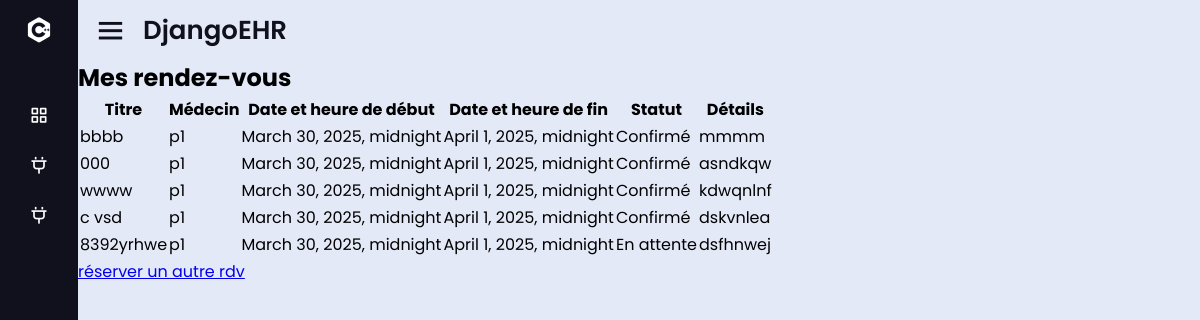
Page /appointments/ (signed in) on the earlier database version.
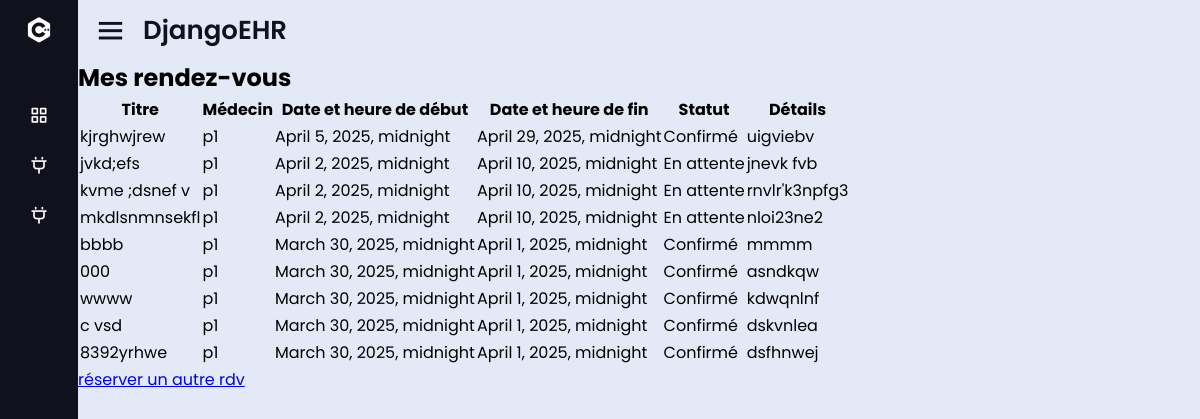
Same page on the later database version.
### patient/models.py (models this page shows, shortened)
class Appointment(models.Model):
    patient = models.ForeignKey(Patient, on_delete=models.CASCADE)
    doctor = models.ForeignKey(Doctor, on_delete=models.CASCADE)
    title = models.CharField(max_length=100)
    statut = models.CharField(max_length=20, choices=[('en_attente', 'En attente'), ('confirme', 'Confirmé'), ('annule', 'Annulé')], default='en_attente')
    start_datetime = models.DateTimeField()
    end_datetime = models.DateTimeField()
    detail = models.TextField()
    hospital = models.ForeignKey(Hospital, on_delete=models.CASCADE)
    statut = models.CharField(
    max_length=20,
    choices=[
        ('en_attente', 'En attente'),
        ('confirme', 'Confirmé'),
        ('refuse', 'Refusé')
    ],
    default='en_attente'
    )

class Doctor(models.Model):
    user = models.OneToOneField(User, on_delete=models.CASCADE, null=True, blank=True)
    SPECIALISATIONS = [
        ('generaliste', 'Généraliste'),
        ('radiologue', 'Radiologue'),
        ('laborantin', 'Laborantin'),
        ('cardiologue', 'Cardiologue'),
        ('dermatologue', 'Dermatologue'),
        ('endocrinologue', 'Endocrinologue'),
        ('gastroenterologue', 'Gastro-entérologue'),
        ('gynecologue', 'Gynécologue'),
        ('neurologue', 'Neurologue'),
        ('ophtalmologue', 'Ophtalmologue'),
        ('orthopediste', 'Orthopédiste'),
        ('otorhinolaryngologiste', 'ORL (Oto-rhino-laryngologiste)'),
        ('pediatre', 'Pédiatre'),
        ('psychiatre', 'Psychiatre'),
        ('pneumologue', 'Pneumologue'),
        ('rhumatologue', 'Rhumatologue'),
        ('urologue', 'Urologue'),
        ('anesthesiste', 'Anesthésiste'),
        ('oncologue', 'Oncologue'),
        ('hematologue', 'Hématologue'),
        ('medecin_du_travail', 'Médecin du Travail'),
        ('medecin_urgentiste', 'Médecin Urgentiste'),
    ]
    specialization = models.CharField(max_length=100, choices=SPECIALISATIONS, default='generaliste')
    name = models.CharField(max_length=100, null=True, blank=True)
    gender = models.CharField(max_length=100, null=True, blank=True)
    license_number = models.CharField(max_length=50, null=True, blank=True)
    contact_number = models.CharField(max_length=20, null=True, blank=True)
    bio = models.TextField(null=True, blank=True)
    hospital = models.OneToOneField(Hospital, on_delete=models.CASCADE, null=True, blank=True)

### patient/views.py (the view)
# urls.py: path('appointments/', views.patient_appointments, name='patient_appointments'),
@login_required
def patient_appointments(request):
    user = request.user
    try:
        patient = Patient.objects.get(user=user)
    except Patient.DoesNotExist:
        return redirect('profile')  # Redirige vers le profil si l'utilisateur n'est pas un patient
    appointments = Appointment.objects.filter(patient=patient).order_by('-start_datetime')
    return render(request, 'patient/appointments.html', {'appointments': appointments})

### patient/templates/patient/appointments.html (shortened to what this page needs)
{% extends "patient/base.html" %}
{%load static%}
{% block content %}
{% load crispy_forms_tags %}
<head>
</head>
<body>
    <h1>Mes rendez-vous</h1>
    <table>
        <thead>
            <tr>
                <th>Titre</th>
                <th>Médecin</th>
                <th>Date et heure de début</th>
                <th>Date et heure de fin</th>
                <th>Statut</th>
                <th>Détails</th>
            </tr>
        </thead>
        <tbody>
            {% for appointment in appointments %}
            <tr>
                <td>{{ appointment.title }}</td>
                <td>{{ appointment.doctor.user.username }}</td>
                <td>{{ appointment.start_datetime }}</td>
                <td>{{ appointment.end_datetime }}</td>
                <td>{{ appointment.get_statut_display }}</td>
                <td>{{ appointment.detail }}</td>
            </tr>
            {% endfor %}
        </tbody>
    </table>
    <a href="/book_appointment">réserver un autre  rdv</a>
</body>
{% endblock %}

### patient/templates/patient/base.html (shortened to what this page needs)
<!DOCTYPE html>
<html lang="en" dir="ltr">
  <head>
{% load static %}
    <link href='https://unpkg.com/boxicons@2.0.7/css/boxicons.min.css' rel='stylesheet'>
   </head>
<body>
  <div class="sidebar close">
    <div class="logo-details">
      <i class='bx bxl-c-plus-plus'></i>
    </div>
    <ul class="nav-links">
      {% if request.user.is_authenticated %}
      <li>
        <a href="/home">
          <i class='bx bx-grid-alt' ></i>
        </a>
      </li>
      <li>
        <div class="iocn-link">
          <a href="#">
            <i class='bx bx-plug' ></i>
          </a>
        </div>
      </li>
      {% with request.user.profile as profile %}
        <li>
          <div class="iocn-link">
            <a href="#">
              <i class='bx bx-plug' ></i>
            </a>
          </div>
        </li>
      {% endwith %}
      {%endif%}
</ul>
  </div>
  <section class="home-section">
    <div class="home-content">
      <i class='bx bx-menu' ></i>
      <span class="text">DjangoEHR</span>
    </div>
    <div class="main-content" >
      {% block content %}
      {% endblock %}
    </div>
  </section>
</body>
</html>

### patient/templates/patient/base.html (style rules this page uses)
* { margin: 0; padding: 0; box-sizing: border-box; font-family: 'Poppins', sans-serif; }
.sidebar { position: fixed; top: 0; left: 0; height: 100%; width: 260px; background: #11101d; z-index: 100; transition: all 0.5s ease; }
.sidebar.close { width: 78px; }
.sidebar .logo-details { height: 60px; width: 100%; display: flex; align-items: center; }
.sidebar .logo-details i { font-size: 30px; color: #fff; height: 50px; min-width: 78px; text-align: center; line-height: 50px; }
.sidebar .nav-links { height: 100%; padding: 30px 0 150px 0; overflow: auto; }
.sidebar.close .nav-links { overflow: visible; }
.sidebar .nav-links li { position: relative; list-style: none; transition: all 0.4s ease; }
.sidebar .nav-links li .iocn-link { display: flex; align-items: center; justify-content: space-between; }
.sidebar.close .nav-links li .iocn-link { display: block }
.sidebar .nav-links li i { height: 50px; min-width: 78px; text-align: center; line-height: 50px; color: #fff; font-size: 20px; cursor: pointer; transition: all 0.3s ease; }
.sidebar .nav-links li a { display: flex; align-items: center; text-decoration: none; }
.home-section { position: relative; background: #E4E9F7; height: 100vh; left: 260px; width: calc(100% - 260px); transition: all 0.5s ease; }
.sidebar.close ~ .home-section { left: 78px; width: calc(100% - 78px); }
.home-section .home-content { height: 60px; display: flex; align-items: center; }
.home-section .home-content .bx-menu, .home-section .home-content .text { color: #11101d; font-size: 35px; }
.home-section .home-content .bx-menu { margin: 0 15px; cursor: pointer; }
.home-section .home-content .text { font-size: 26px; font-weight: 600; }

Differences in the rows shown:
added Appointment: title "kjrghwjrew", doctor.user.username "p1", start_datetime "April 5, 2025, midnight", end_datetime "April 29, 2025, midnight", statut "Confirmé", detail "uigviebv"
added Appointment: title "jvkd;efs", doctor.user.username "p1", start_datetime "April 2, 2025, midnight", end_datetime "April 10, 2025, midnight", statut "En attente", detail "jnevk fvb"
added Appointment: title "kvme ;dsnef v", doctor.user.username "p1", start_datetime "April 2, 2025, midnight", end_datetime "April 10, 2025, midnight", statut "En attente", detail "rnvlr'k3npfg3"
added Appointment: title "mkdlsnmnsekfl", doctor.user.username "p1", start_datetime "April 2, 2025, midnight", end_datetime "April 10, 2025, midnight", statut "En attente", detail "nloi23ne2"
changed Appointment "8392yrhwe": statut "En attente" → "Confirmé"
